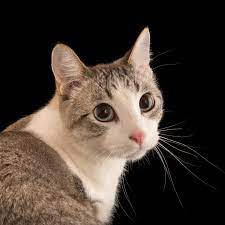
#> input picture input.jpeg, 225 x 225 px
$ python inversion.py
#> lines starting #> are read from the running program, lines starting #| are printed output that depends on the picture
from PIL import Image,ImageOps

img = Image.open('input.jpeg')
#> img is the input picture: PIL image 225x225 RGB; mean R, G, B 69, 57.4, 49.3
inv = ImageOps.invert(img)
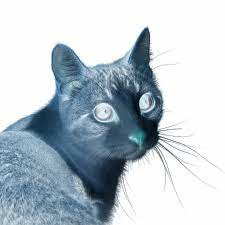
#> inv: PIL image 225x225 RGB; mean R, G, B 186, 197.6, 205.7
inv.save("output.png")
